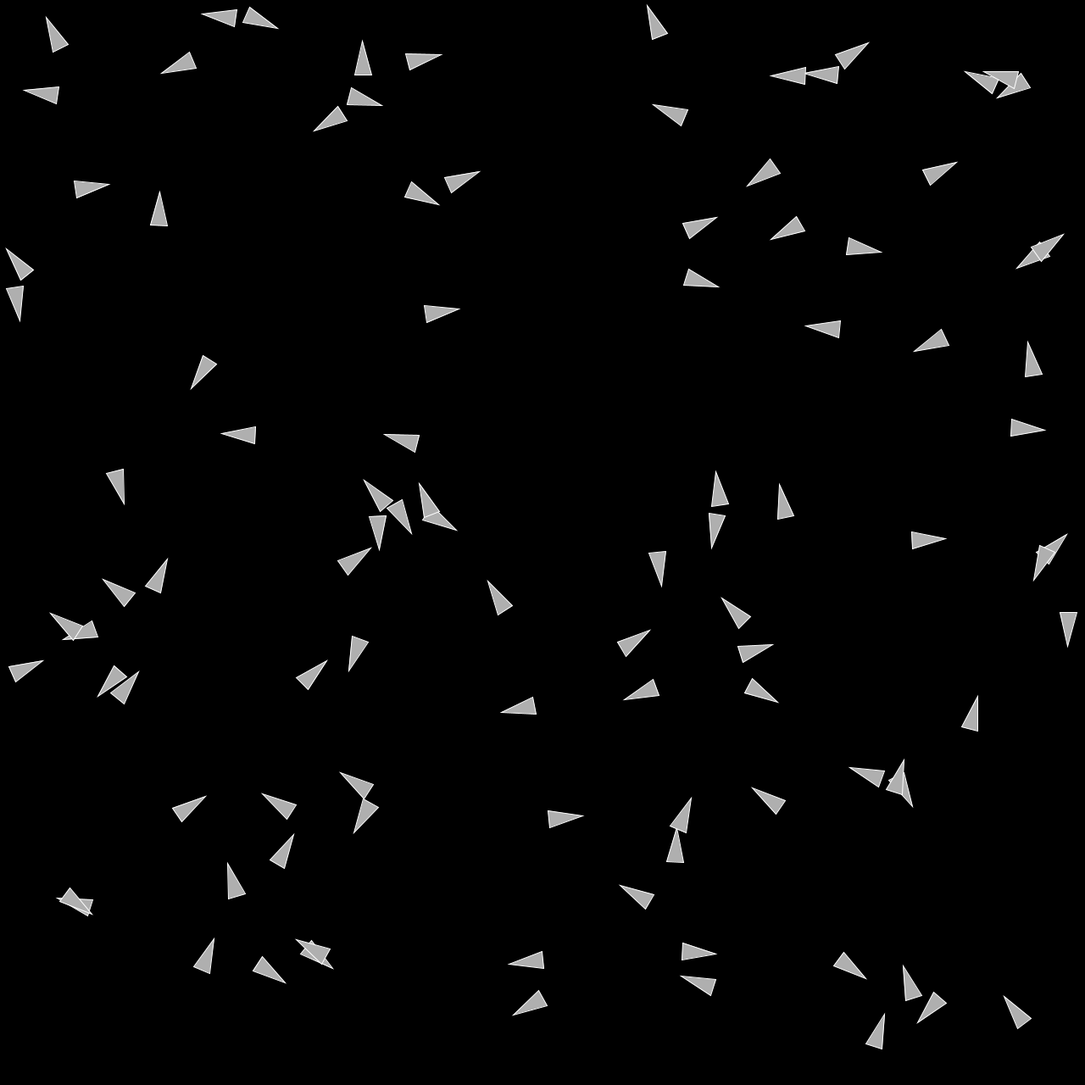
Frame 1 (no input)
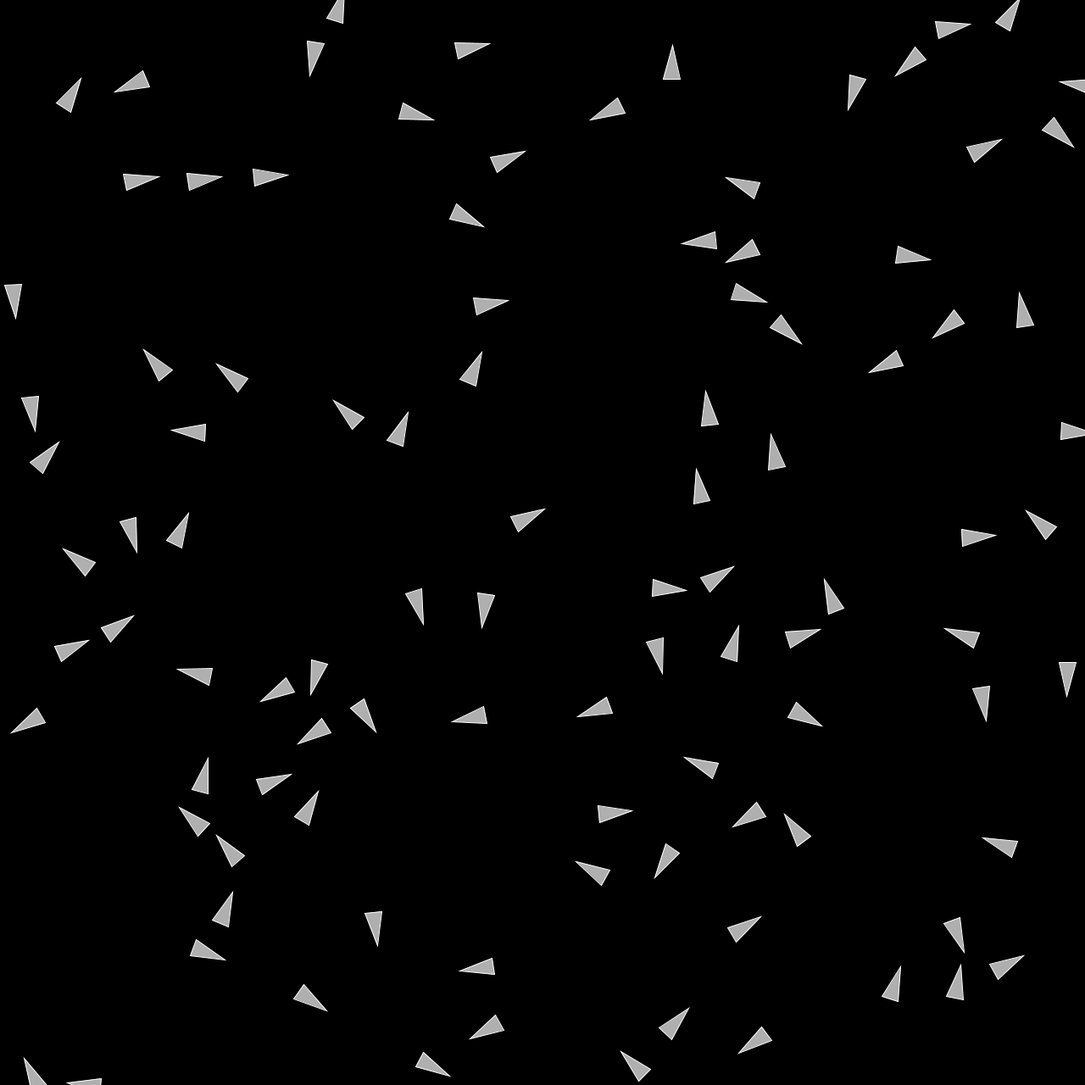
Frame 60 (the mouse pressed at the canvas centre just before this capture)
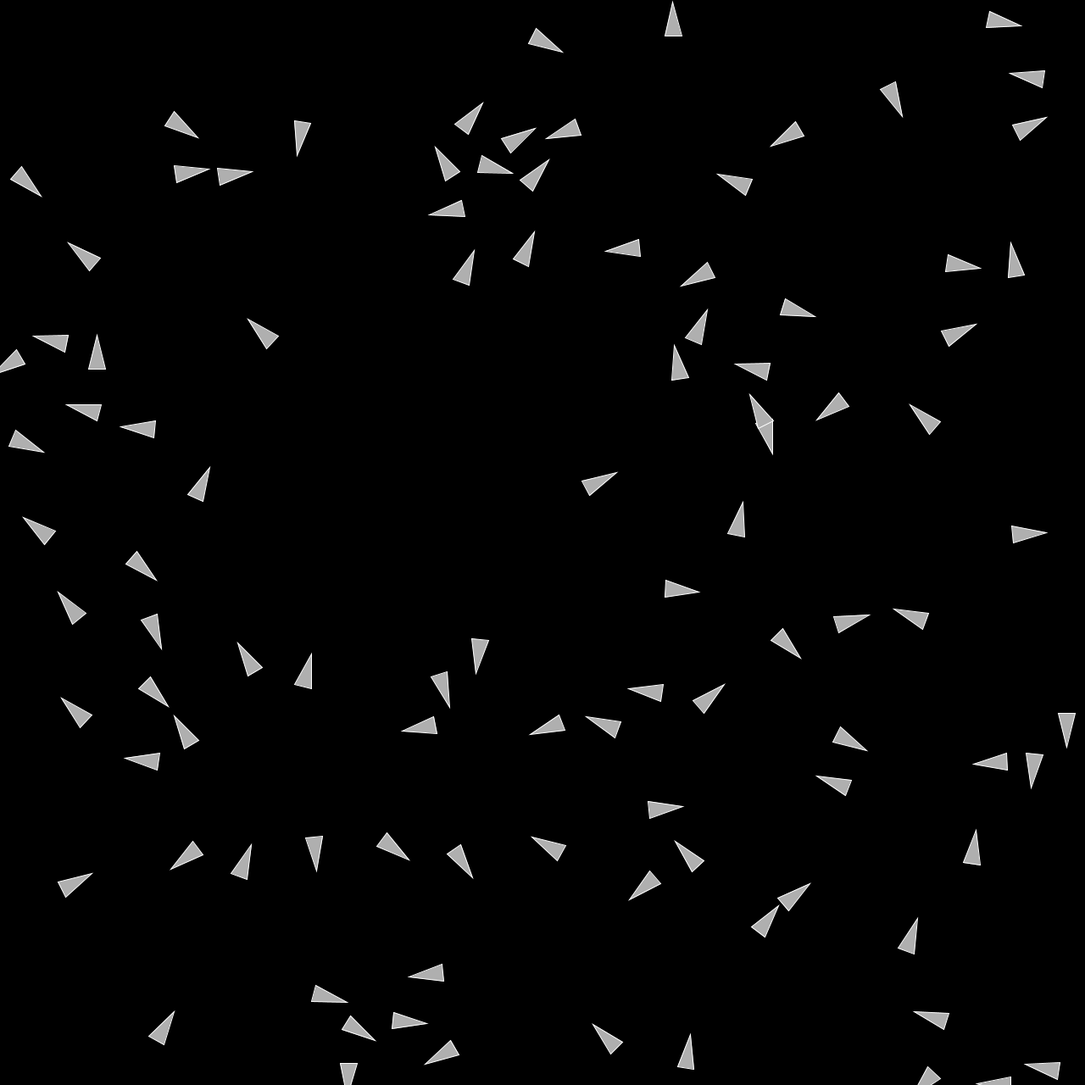
Frame 120 (the mouse held since frame 60 and released just before this capture)

The Processing sketch that drew these frames (run headless with seeded random() and noise(); from frame 60 on, the mouse is pressed at the canvas centre):

// Processing sketch: NoC_6_5_Flocking
// ── NoC_6_5_Flocking.pde
ArrayList<Vehicle> vehicles;

void setup() {
  size(1280, 1280);
  vehicles = new ArrayList<Vehicle>();
  for (int i = 0; i < 100; i++) {
    vehicles.add(new Vehicle(new PVector(random(width), random(height))));
  }
}

void draw() {
  background(0);
  for (Vehicle v : vehicles) {
    v.separate(vehicles);
    v.update();
    v.display();
    v.border();
  }
}

// ── Vehicle.pde
class Vehicle {
  PVector acc, vel, loc;
  float r, desiredseparation, maxSpeed, maxForce ;
  Vehicle(PVector loc_) {
    loc = loc_.copy();
    vel = PVector.random2D(); //unit vector in some random orientation
    acc = new PVector(0, 0);
    r = 10;
    desiredseparation = 50;
    maxSpeed = 3;
    maxForce = 0.02;
  }
  
  void update(){
    vel.add(acc);
    loc.add(vel);
    acc.mult(0);
  }
  
  void separate(ArrayList<Vehicle> vs){
    // find the average vector away from all others
    PVector sum = new PVector();
    int count = 0;
    for (Vehicle other : vehicles){
      // are there any vehicles that are too close?
      float d = PVector.dist(loc, other.loc);
      // if it's not me...
      if((d > 0) && (d < desiredseparation)){
        //make a vector that points away
        PVector diff = PVector.sub(loc, other.loc);
        diff.normalize();
        //the closer the thing is, the faster we should accelerate
        diff.div(d);
        //add vectors and increment count
        sum.add(diff);
        count ++;
      }
      if (count > 0){
        sum.div(count);
        sum.setMag(maxSpeed);
        PVector steer = PVector.sub(sum, vel);
        steer.limit(maxForce);
        applyForce(steer);
      }
    }
  }
  
  void applyForce(PVector f){
    acc.add(f);
  }

  void display() {
    float theta = vel.heading() + PI/2;
    fill(175);
    stroke(255);
    pushMatrix();
    translate(loc.x, loc.y);
    rotate(theta);
    beginShape();
    vertex(0, -r*2);
    vertex(-r, r*2);
    vertex(r, r*2);
    endShape(CLOSE);
    popMatrix();
  }
  
  void border(){
  //if loc is off the map, wrap it around
    if(loc.x < 0){
      loc.x = width;
    }
    if(loc.x > width){
      loc.x = 0;
    }
    if(loc.y < 0){
      loc.y = height;
    }
    if(loc.y > height){
      loc.y = 0;
    }
  
  }
  
}
